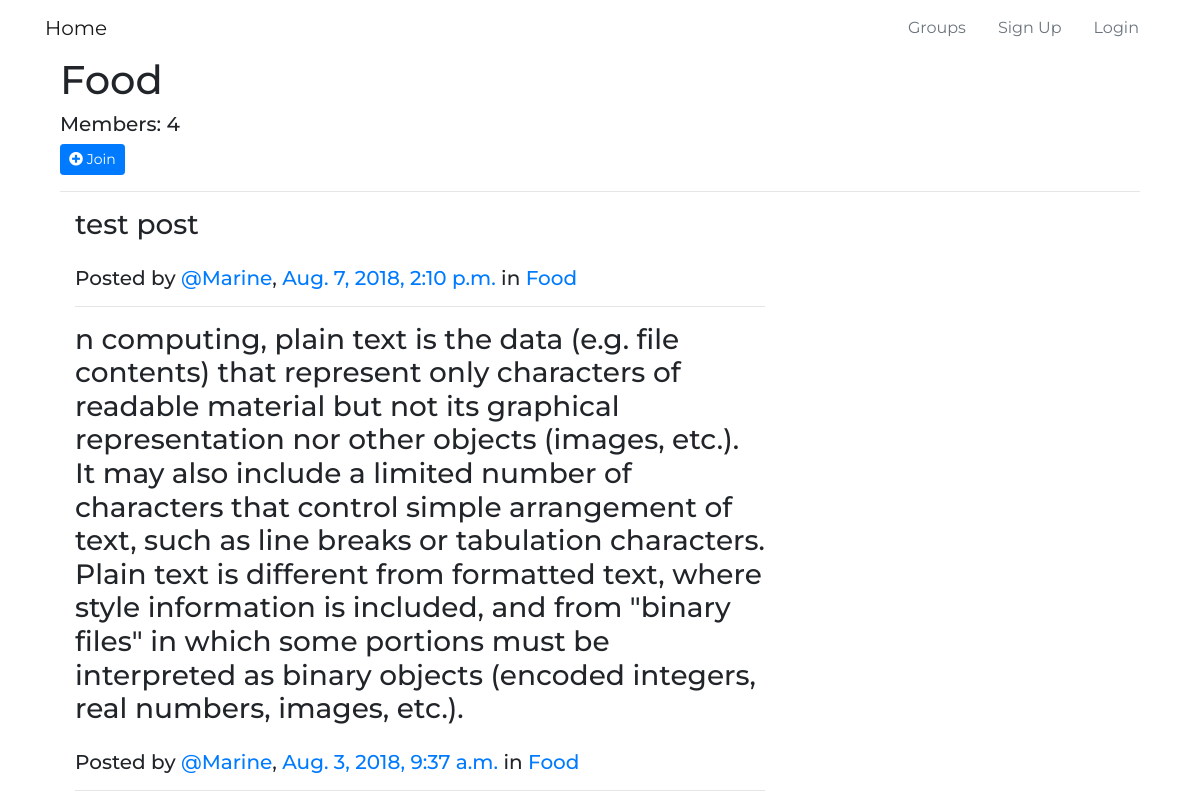
The page /groups/post/in/food/ on the database its author committed.
### groups/models.py (models this page shows, shortened)
class Group(models.Model):
    name = models.CharField(max_length=250, unique=True)
    slug = models.SlugField(allow_unicode=True, unique=True)
    description = models.TextField(blank=True, default='', max_length=3000)
    description_html = models.TextField(editable=False, blank=True, default='')
    members = models.ManyToManyField(User, through='GroupMember')
    class Meta:
        ordering = ['name']
        verbose_name_plural = 'Groups'

### posts/models.py (models this page shows, shortened)
class Post(models.Model):
    user = models.ForeignKey(User, on_delete=models.CASCADE, related_name='posts')
    created_at = models.DateTimeField(default=timezone.now)
    message = models.TextField(default='')
    message_html = models.TextField(editable=False, default='')
    group = models.ForeignKey(Group, on_delete=models.CASCADE, related_name='posts', blank=True, null=True)
    class Meta:
        ordering = ["-created_at"]
        unique_together = ['user', 'message']

### groups/views.py (the view)
# urls.py: path('post/in/<slug:slug>/', views.SingleGroup.as_view(), name='single'),
class SingleGroup(generic.DetailView):
    model = Group

### groups/templates/groups/group_detail.html
{% extends "groups/group_base.html" %}
{% block pregroup %}
<h1>{{ group.name }}</h1>
<h5>Members: {{ group.members.count }}</h5>
  <div class="content">
    {% if user in group.members.all %}
      <a href="{% url 'groups:leave' slug=group.slug %}" class="btn btn-sm btn-fill btn-warning">
        <span class="fas fa-minus-circle"></span> Leave</a>
    {% else %}
    <a href="{% url 'groups:join' slug=group.slug %}" class="btn btn-sm btn-fill btn-primary">
      <span class="fas fa-plus-circle"></span> Join</a>
    {% endif %}
  </div>
{% endblock pregroup %}
{% block group_content %}
  <hr>
  <div class="col-md-8">
    {% if group.posts.count == 0 %}
      <h2>No posts in this group yet!</h2>
    {% else %}
      {% for post in group.posts.all  %}
        {% include "posts/_post.html" %}
        <hr>
      {% endfor %}
    {% endif %}
  </div>
{% endblock group_content %}

### posts/templates/posts/_post.html (shortened to what this page needs)
<div class="post media">
	<h3>{{ post.message_html|safe }}</h3>
</div>
	<div class="">
		<h5 class="media-heading">
			<span class="username">Posted by <a href="{% url 'posts:for_user' username=post.user.username %}">@{{ post.user.username }}</a>, </span>
			<time class="time"><a href="{% url 'posts:single' username=post.user.username pk=post.pk %}">{{ post.created_at }}</a></time>
			{% if post.group %}
			<span class="group-name">in <a href="#">{{ post.group.name }}</a></span>
			{% endif %}
		</h5>
    </div>

### static/css/master.css (style rules this page uses)
body { font-family: 'Montserrat', sans-serif; background: white; }

### rows shown on the page
Group: name "Food", members.count "4"
Post: message_html "test post", user.username "Marine", created_at "Aug. 7, 2018, 2:10 p.m.", group.name "Food"
Post: message_html "n computing, plain text is the data (e.g. file contents) that represent only characters of readable material but not its graphical representation nor other objects (images, etc.). It may also include a limited number of characters that control simple arrangement of text, such as line breaks or tabulation characters. Plain text is different from formatted text, where style information is included, and from \"binary files\" in which some portions must be interpreted as binary objects (encoded integers, real numbers, images, etc.).", user.username "Marine", created_at "Aug. 3, 2018, 9:37 a.m.", group.name "Food"
